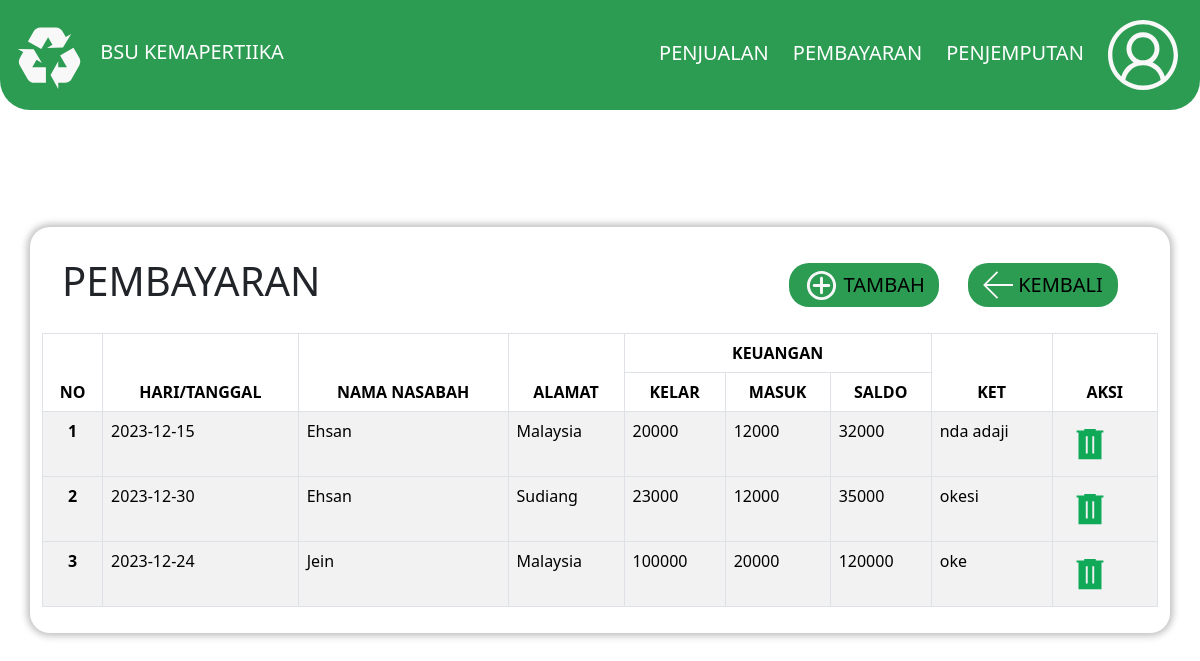
The app's page /pembayaran.php (signed in) with its own data.
### tables this page shows
CREATE TABLE `pembayaran` (
  `id` int(11) NOT NULL,
  `tanggal` date NOT NULL,
  `nama` varchar(100) NOT NULL,
  `alamat` varchar(100) NOT NULL,
  `keluar` bigint(50) NOT NULL,
  `masuk` bigint(50) NOT NULL,
  `saldo` bigint(50) NOT NULL,
  `ket` varchar(150) NOT NULL
);

### pembayaran.php (the view, shortened to what this page needs)
<?php
include 'koneksi.php';
$sql = "SELECT * FROM pembayaran";
$result = $conn->query($sql);
?>
<?php include 'header.php'; ?>
<div class="container-fluid d-flex fill">
    <div class="container">
        <span class="d-flex">
            <h1>PEMBAYARAN</h1>
            <div class="button">
                <button onclick="(window.location.href = 'form_pembayaran.php')">
                    TAMBAH</button>
                <button onclick="window.history.back();">
                    <svg xmlns="http://www.w3.org/2000/svg" width="30" height="30" viewBox="0 0 39 39" fill="none">
                        <path d="M39 20.7188H4.76074L19.7476 35.7056L18.0337 37.4194L0.114258 19.5L18.0337 1.58057L19.7476 3.29443L4.76074 18.2812H39V20.7188Z" fill="#F8F8F8" />
                    </svg>
                    KEMBALI</button>
            </div>
        </span>
        <div class="pembayaranAdmin">
            <table class="table table-striped table-bordered">
                <thead>
                    <tr>
                        <th scope="col" rowspan="2">NO</th>
                        <th scope="col" rowspan="2">HARI/TANGGAL</th>
                        <th scope="col" rowspan="2">NAMA NASABAH</th>
                        <th scope="col" rowspan="2">ALAMAT</th>
                        <th scope="col" colspan="3">KEUANGAN</th>
                        <th scope="col" rowspan="2">KET</th>
                        <th scope="col" rowspan="2">AKSI</th>
                    </tr>
                    <tr>
                        <th>KELAR</th>
                        <th>MASUK</th>
                        <th>SALDO</th>
                    </tr>
                </thead>
                <?php
                if ($result->num_rows > 0) {
                    $counter = 1;
                    while ($row = $result->fetch_assoc()) {
                        $id = $row['id'];
                        $saldo = $row['masuk'] + $row['keluar'];
                ?>
                        <tbody>
                            <tr>
                                <th scope="row"><?php echo $counter; ?></th>
                                <td><?php echo $row["tanggal"]; ?></td>
                                <td><?php echo $row["nama"]; ?></td>
                                <td><?php echo $row["alamat"]; ?></td>
                                <td><?php echo $row["masuk"]; ?></td>
                                <td><?php echo $row["keluar"]; ?></td>
                                <td><?php echo $saldo ?></td>
                                <td><?php echo $row["ket"]; ?></td>
                                <td>
                                    <button onclick="deleteRow(<?php echo $id; ?>)" style="background: transparent; border: none;"><svg xmlns="http://www.w3.org/2000/svg" width="46" height="46" viewBox="0 0 66 66" fill="none">
                                            <path d="M26.972 46.75H29.722V22H26.972V46.75ZM36.278 46.75H39.028V22H36.278V46.75ZM16.5 55V16.5H13.75V13.75H24.75V11.6325H41.25V13.75H52.25V16.5H49.5V55H16.5Z" fill="#0FA958" />
                                        </svg>
                                    </button>
                                </td>
                            </tr>
                        </tbody>
                <?php
                        $counter++;
                    }
                } else {
                    echo "<tr><td colspan='12'>No data available</td></tr>";
                }
                ?>
            </table>
        </div>
    </div>
</div>
<?php include 'footer.php' ?>

### header.php (shortened to what this page needs)
<!DOCTYPE html>
<html lang="en">
<head>
    <link rel="stylesheet" type="text/css" href="style/style.css">
    <link href="https://cdn.jsdelivr.net/npm/bootstrap@5.3.2/dist/css/bootstrap.min.css" rel="stylesheet"
>
</head>
<body>
    <div>
        <nav class="navbar">
            <div class="container-fluid">
                <span>
                    <a class="navbar-brand">BSU KEMAPERTIIKA</a>
                </span>
                <span>
                    <a href="penjualan.php">PENJUALAN</a>
                    <a href="pembayaran.php">PEMBAYARAN</a>
                    <a href="penjemputanAdmin.php">PENJEMPUTAN</a>
                    <a href="logout.php">
                    </a>
                </span>
            </div>
        </nav>
    </div>

### footer.php
</body>
</html>

### style/style.css (style rules this page uses)
.navbar { height: 110px; background-color: #2C9C52; align-items: center; border-radius: 0 0 30px 30px; }
.navbar span a { text-decoration: none; color: white; margin: 10px; font-size: 20px; }
.fill { width: 100%; height: 80vh; align-items: center; }
.container { padding: 10px; width: 100%; background-color: #FFF; border-radius: 20px; background: #FFF; box-shadow: 0px 0px 7px 3px rgba(0, 0, 0, 0.25); margin: auto; }
.container span { justify-content: space-between; margin: 20px 0; padding-left: 20px; }
.container .button { display: flex; align-items: center; justify-content: space-between; width: 30%; margin-right: 40px; }
.container .button button { border-radius: 20px; background-color: #2C9C52; height: 44px; width: 150px; border: none; font-size: 20px; display: flex; justify-content: center; align-items: center; }
.button svg { margin-right: 5px; }
table { border-collapse: collapse; width: 100%; border: 1px black; }
tr, td { border: 3px solid black; padding: 8px; text-align: left; }

### pembayaran.php (style rules this page uses)
.table tr th { text-align: center; }

### records on screen
pembayaran: tanggal "2023-12-15", nama "Ehsan", alamat "Malaysia", masuk "20000", keluar "12000", saldo "32000", ket "nda adaji"
pembayaran: tanggal "2023-12-30", nama "Ehsan", alamat "Sudiang", masuk "23000", keluar "12000", saldo "35000", ket "okesi"
pembayaran: tanggal "2023-12-24", nama "Jein", alamat "Malaysia", masuk "100000", keluar "20000", saldo "120000", ket "oke"
